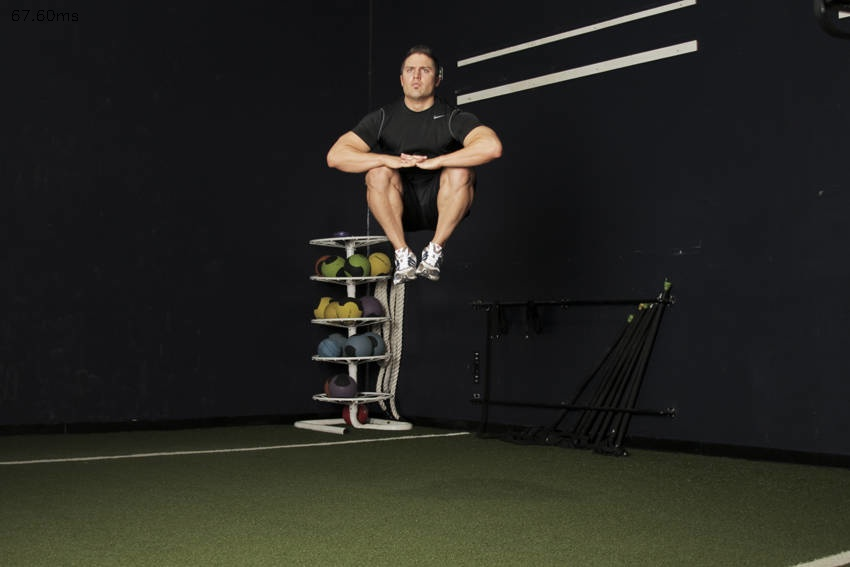
#> input picture alg/behaviour_detect/a.jpg, 850 x 567 px
$ python test.py
#> lines starting #> are read from the running program, lines starting #| are printed output that depends on the picture
import cv2
from PIL import Image
from alg.behaviour_detect import *

img = cv2.imread('../../alg/behaviour_detect/a.jpg')
#> img is the input picture: shape (567, 850, 3); mean B, G, R 33.2, 38.2, 38.1
img = cv2.putText(img, "hello world!", (50, 50), cv2.FONT_HERSHEY_SIMPLEX, 1.2, (0, 255, 0), 2)
img = cv2.putText(img, "hello world!", (50, 100), cv2.FONT_HERSHEY_SIMPLEX, 1.2, (0, 255, 0), 2)
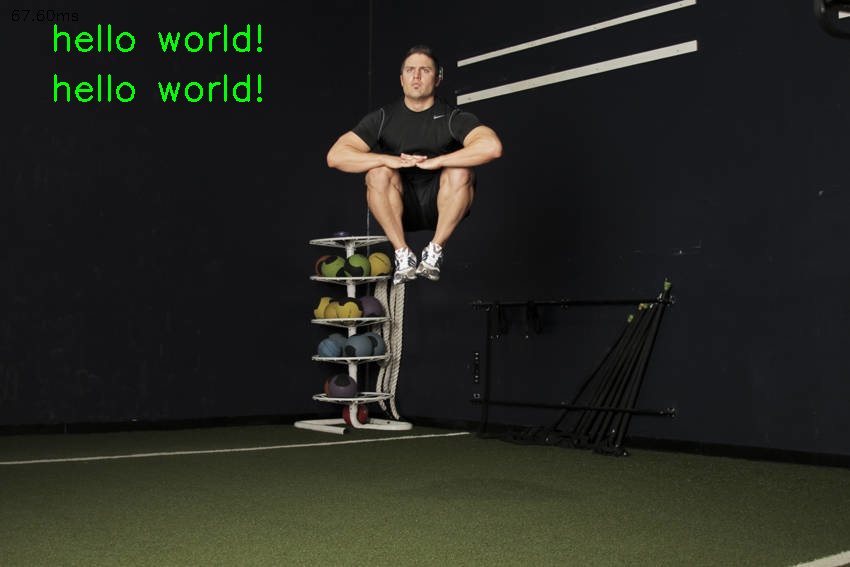
#> img: shape (567, 850, 3); mean B, G, R 33, 39.6, 38
cv2.imwrite('a.jpg', img)
